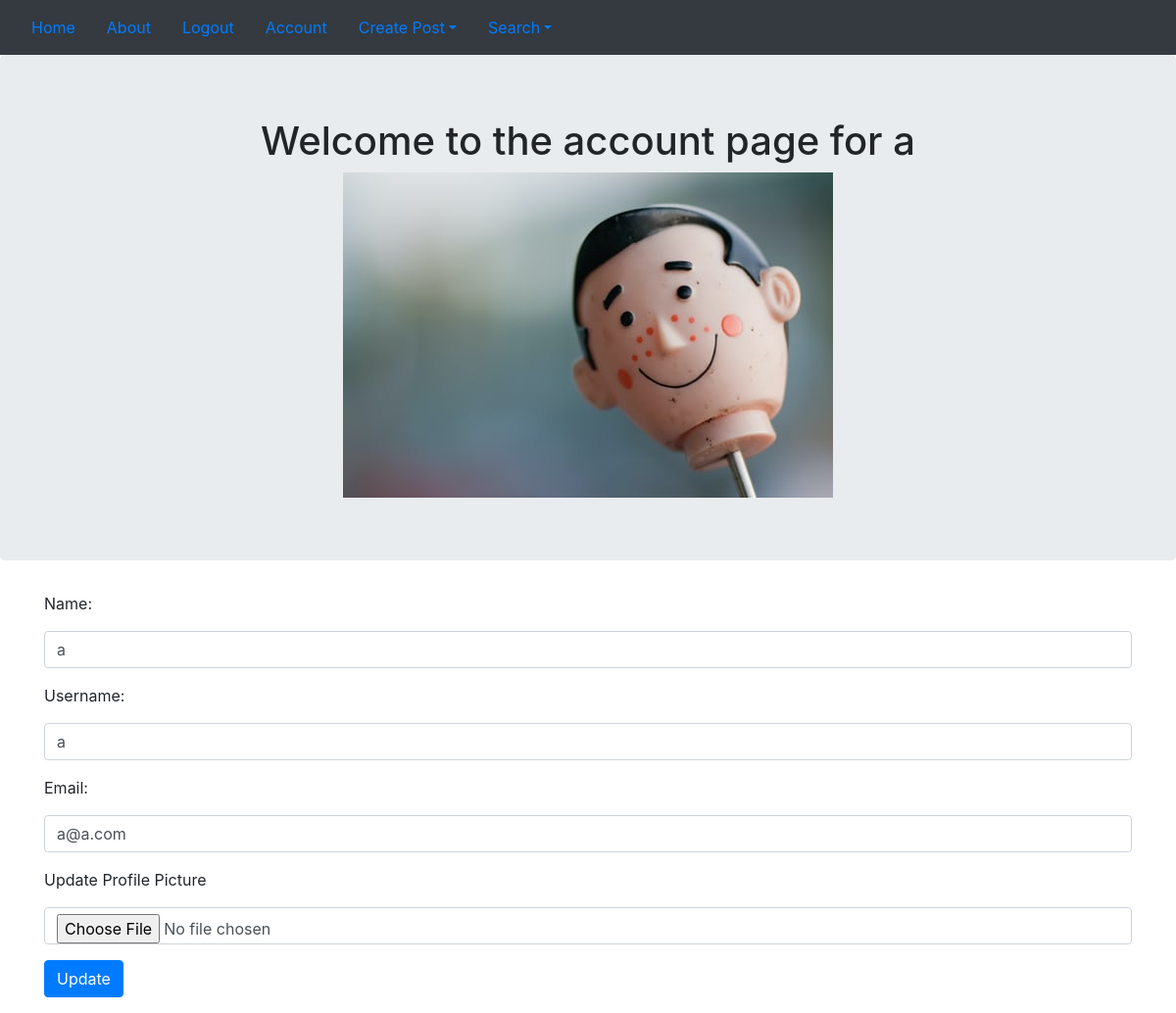
/account (signed in), run on the app's committed database.
### myproject/models.py (models this page shows, shortened)
class User(db.Model, UserMixin):
    __tablename__ = 'users'
    id = db.Column(db.Integer, primary_key=True)
    name = db.Column(db.String(64), nullable=False)
    profile_image = db.Column(db.String(64), nullable=False, default='default_profile.png')
    email = db.Column(db.String(64), unique=True, index=True)
    username = db.Column(db.String(64), unique=True, index=True)
    password_hash = db.Column(db.String(128))
    posts = db.relationship('Movie', backref='audience', lazy=True)

### myproject/users/views.py (the view)
@users.route('/account', methods=['GET', 'POST'])
@login_required
def account():
    form = UpdateUserForm()
    if form.validate_on_submit():
        if form.picture.data:
            username = current_user.username
            pic = add_profile_pic(form.picture.data, username)
            current_user.profile_image = pic
        current_user.name = form.name.data
        current_user.username = form.username.data
        current_user.email = form.email.data
        db.session.commit()
        flash("Profile Updated")
        return redirect(url_for('users.account'))
    elif request.method == 'GET':
        form.name.data = current_user.name
        form.username.data = current_user.username
        form.email.data = current_user.email
    profile_image = url_for('static', filename='profile_pics/'+current_user.profile_image)
    return render_template('account.html', profile_image=profile_image, form=form)

### myproject/users/forms.py (shortened to what this page needs)
class UpdateUserForm(FlaskForm):
    email = StringField("Email: ", validators=[DataRequired(), Email()])
    username = StringField("Username: ", validators=[DataRequired()])
    name = StringField("Name: ", validators=[DataRequired()])
    picture = FileField('Update Profile Picture', validators=[FileAllowed(['jpg', 'png', 'jpeg'])])
    submit = SubmitField("Update")

### myproject/models.py (called while the page is built)
@login_manager.user_loader
def load_user(user_id):
    return User.query.get(user_id)

### myproject/templates/account.html (shortened to what this page needs)
{% extends 'base.html' %}
{% block content %}
<div class="jumbotron">
    <div align="center">
        <h1>Welcome to the account page for {{ current_user.username }}</h1>
        <img src="{{ url_for('static', filename='profile_pics/'+current_user.profile_image) }}" align="center">
    </div>
</div>
<div class="container">
    <form method="POST" action="" enctype="multipart/form-data">
        <div class="form-group">
        {{ form.name.label(class="form-group") }} {{ form.name(class="form-control") }}
        </div>
        <div class="form-group">
        {{ form.username.label(class="form-group") }} {{ form.username(class="form-control") }}
        </div>
        <div class="form-group">
        {{ form.email.label(class="form-group") }} {{ form.email(class="form-control") }}
        </div>
        <div class="form-group">
        {{ form.picture.label(class="form-group") }} {{ form.picture(class="form-control") }}
        </div>
        <div class="form-group">
        {{ form.submit(class="btn btn-primary") }}
        </div>
    </form>
</div>
{% endblock %}

### myproject/templates/base.html (shortened to what this page needs)
<!DOCTYPE html>
<html lang="en" dir="ltr">
  <head>
    <link rel="stylesheet" href="https://stackpath.bootstrapcdn.com/bootstrap/4.5.0/css/bootstrap.min.css">
  </head>
  <body>
  <nav class="navbar sticky-top navbar-dark bg-dark">
      <ul class="nav">
        <li class="nav-link">
            <a href="{{ url_for('core.index') }}">Home</a>
        </li>
        <li class="nav-link">
            <a href="{{ url_for('core.about') }}">About</a>
        </li>
        {% if current_user.is_authenticated %}
        <li class="nav-link">
            <a href="{{ url_for('users.logout') }}">Logout</a>
        </li>
        <li class="nav-link">
            <a href="{{ url_for('users.account') }}">Account</a>
        </li>
        <li class="nav-item dropdown">
            <a class="nav-link dropdown-toggle" data-toggle="dropdown" href="#" role="button" aria-haspopup="true" aria-expanded="false">Create Post</a>
        </li>
          <li class="nav-item dropdown">
            <a class="nav-link dropdown-toggle" data-toggle="dropdown" href="#" role="button" aria-haspopup="true" aria-expanded="false">Search</a>
        </li>
        {% endif %}
    </ul>
  </nav>
  {% block content %}
  {% endblock %}
  </body>
</html>

### data on the page
User: username "a", profile_image (placeholder picture), name "a", email "a@a.com"
